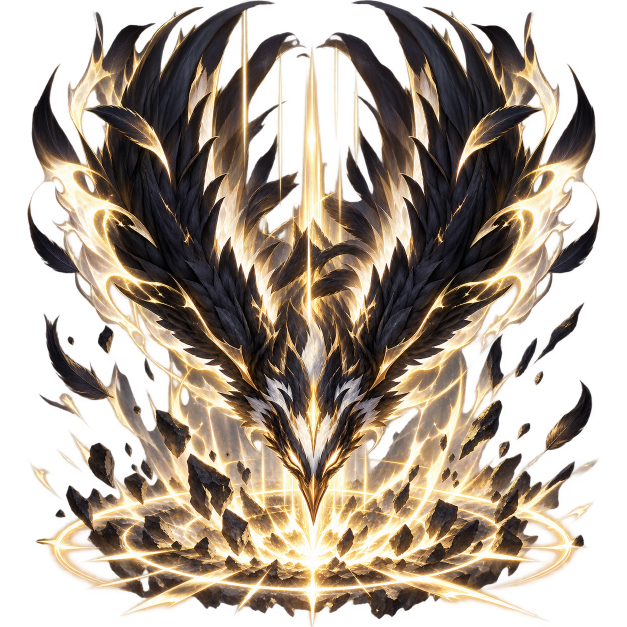
#> input picture src/images/boss-skill-dive.png, 1254 x 1254 px, given in place of boss_stage05_down_right_max.png, which was not available (shown at 1/2 size)
$ python build_stage05_walk_sprite.py
#> lines starting #> are read from the running program, lines starting #| are printed output that depends on the picture; after the words box and inside, x2 and y2 are one past the last pixel; in counts of white or black regions, pixels touching at a corner belong together; pictures that were not available may be replaced by others from this repository, and a replacement may not be noted
"""Build the stage 5 boss 6-frame directional walk sheet."""

from pathlib import Path
from collections import deque

import numpy as np
from PIL import Image


ROOT = Path(__file__).resolve().parents[1]
SOURCE_DIR = ROOT / "art_sources" / "images"
OUTPUT = ROOT / "src" / "images" / "boss-stage05-walk.png"
ROWS = (
    (
        "poses",
        (
            "boss_stage05_down_right_max.png",
            "boss_stage05_down_right_mid.png",
            "boss_stage05_down_left_mid.png",
            "boss_stage05_down_left_max.png",
            "boss_stage05_down_left_mid.png",
            "boss_stage05_down_right_mid.png",
        ),
    ),
    (
        "poses",
        (
            "boss_stage05_up_right_max.png",
            "boss_stage05_up_right_mid.png",
            "boss_stage05_up_left_mid.png",
            "boss_stage05_up_left_max.png",
            "boss_stage05_up_left_mid.png",
            "boss_stage05_up_right_mid.png",
        ),
    ),
    (
        "poses",
        (
            "boss_stage05_left_right_max.png",
            "boss_stage05_left_right_mid.png",
            "boss_stage05_left_left_mid.png",
            "boss_stage05_left_left_max.png",
            "boss_stage05_left_left_mid.png",
            "boss_stage05_left_right_mid.png",
        ),
    ),
)
FRAME_SIZE = 128
FRAME_COUNT = 6
ROW_TARGET_SIZES = ((112, 118), (112, 118), (118, 108))


def alpha_bbox(image: Image.Image) -> tuple[int, int, int, int]:
    alpha = image.getchannel("A").point(lambda value: 255 if value > 32 else 0)
    bbox = alpha.getbbox()
    if bbox is None:
        raise ValueError("Empty frame found in stage 5 boss source")
    return bbox


def keep_largest_alpha_component(image: Image.Image) -> Image.Image:
    """Remove detached generation debris without trimming the connected sprite."""
    pixels = np.asarray(image).copy()
#> pixels is the input picture: shape (1254, 1254, 4); mean R, G, B, A 98.4, 83.3, 66, 156.5
    mask = pixels[:, :, 3] > 16
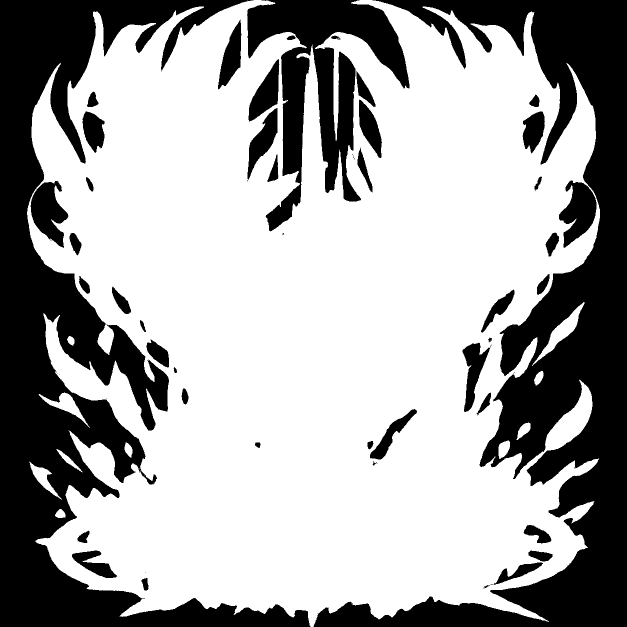
#> mask: shape (1254, 1254) bool (shown at 1/2 size); 65% white; 61 black regions (17 under 20 px), largest, box (x1, y1, x2, y2) and area: (0, 0, 621, 1254) 224600, (627, 0, 1254, 1254) 218722, (494, 0, 819, 463) 54872
    height, width = mask.shape
#> height = 1254; width = 1254
    seen = np.zeros_like(mask, dtype=bool)
    largest: list[tuple[int, int]] = []

    for start_y, start_x in zip(*np.where(mask & ~seen)):
        if seen[start_y, start_x]:
            continue
        queue = deque([(int(start_y), int(start_x))])
        seen[start_y, start_x] = True
        component: list[tuple[int, int]] = []
        while queue:
            y, x = queue.popleft()
            component.append((y, x))
            for next_y in range(max(0, y - 1), min(height, y + 2)):
                for next_x in range(max(0, x - 1), min(width, x + 2)):
                    if mask[next_y, next_x] and not seen[next_y, next_x]:
                        seen[next_y, next_x] = True
                        queue.append((next_y, next_x))
        if len(component) > len(largest):
            largest = component
#> this loop made 1021403 passes
#> (start_y, start_x) on passes 1 to 12: (0, 507), (0, 508), (0, 509), (0, 510), (0, 511), (0, 512), (0, 513), (0, 514), (0, 515), (0, 516), (0, 517), (0, 518)

    keep = np.zeros_like(mask)
    if largest:
        ys, xs = zip(*largest)
#> ys = 1013112 items; xs = 1013112 items
        keep[ys, xs] = True
    pixels[~keep] = 0
#> pixels: shape (1254, 1254, 4); 10.76% of pixels changed, all inside (x1, y1, x2, y2) = (27, 0, 1250, 1254)
    return Image.fromarray(pixels, "RGBA")


def extract_sprite(image: Image.Image) -> Image.Image:
    cleaned = keep_largest_alpha_component(image.convert("RGBA"))
    return cleaned.crop(alpha_bbox(cleaned))
#> in alpha_bbox, `alpha = image.getchannel("A").point(lambda value: 255 if value > 32 el..`: alpha: PIL image 1254x1254 L; 63.7% white; 50 black regions (5 under 20 px), largest, box (x1, y1, x2, y2) and area: (0, 0, 819, 1254) 287782, (626, 0, 1254, 1254) 225214, (61, 361, 137, 498) 5971
#> in alpha_bbox, `bbox = alpha.getbbox()`: bbox = (54, 0, 1200, 1254)
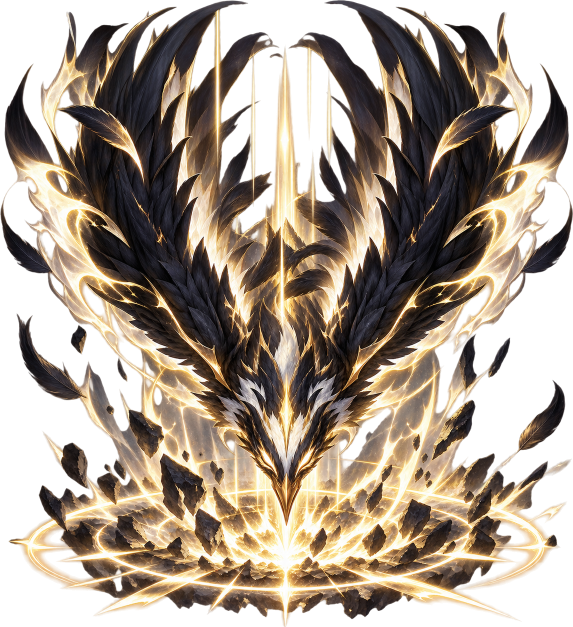
#> returned value: PIL image 1146x1254 RGBA (shown at 1/2 size); mean R, G, B, A 91.6, 78.1, 63.4, 169.9; transparent parts drawn white


def load_pose_row(source_names: tuple[str, ...]) -> list[Image.Image]:
    return [extract_sprite(Image.open(SOURCE_DIR / source_name)) for source_name in source_names]
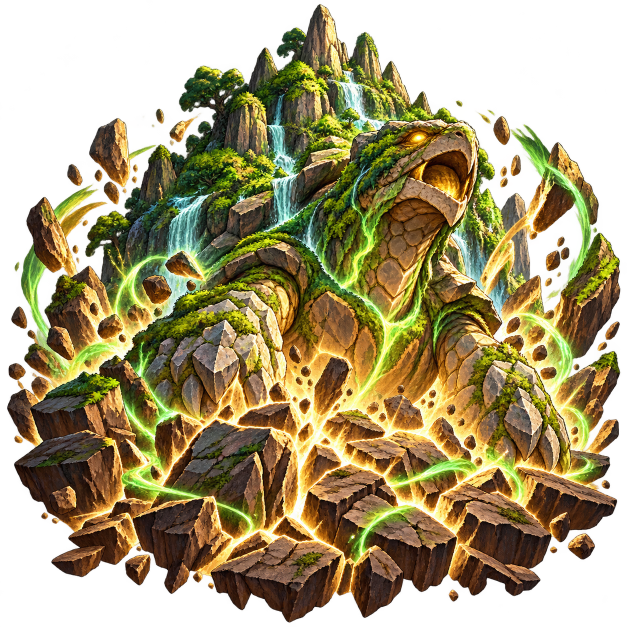
#> input picture src/images/boss-skill-earth-reshape.png, 1254 x 1254 px, given in place of boss_stage05_down_right_mid.png, which was not available (shown at 1/2 size)
#> in keep_largest_alpha_component, pixels is the input picture: shape (1254, 1254, 4); mean R, G, B, A 89.6, 77.3, 38.4, 167.8
#> in keep_largest_alpha_component (call 2), `mask = pixels[:, :, 3] > 16`:
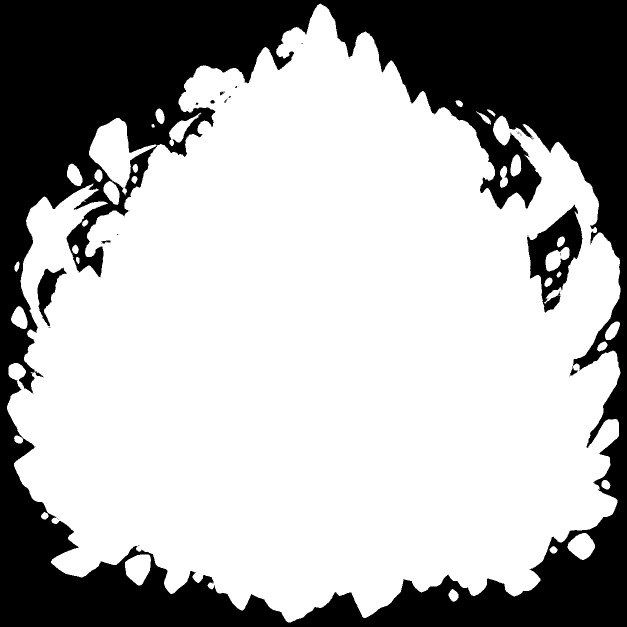
#> mask: shape (1254, 1254) bool (shown at 1/2 size); 67.6% white; 36 black regions (29 under 20 px), largest, box (x1, y1, x2, y2) and area: (0, 0, 1254, 1254) 496858, (1054, 409, 1165, 625) 10347, (75, 535, 133, 653) 2583
#> the loop in keep_largest_alpha_component (call 2), `for start_y, start_x in zip(*np.where(mask & ~seen)):` made 1062344 passes
#> (start_y, start_x) on passes 1 to 12: (7, 640), (8, 638), (8, 639), (8, 640), (8, 641), (8, 642), (9, 637), (9, 638), (9, 639), (9, 640), (9, 641), (9, 642)
#> in keep_largest_alpha_component (call 2), `ys, xs = zip(*largest)`: ys = 1038518 items
#> in keep_largest_alpha_component (call 2), `pixels[~keep] = 0`:
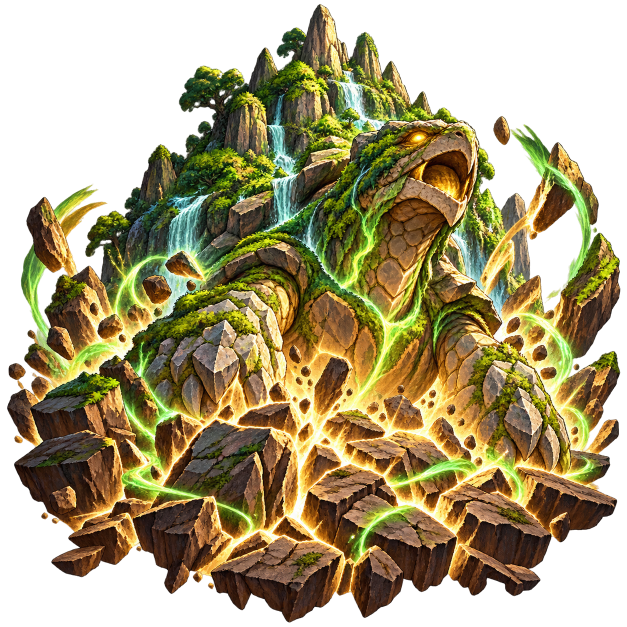
#> pixels: shape (1254, 1254, 4) (shown at 1/2 size); 6.15% of pixels changed, all inside (x1, y1, x2, y2) = (0, 0, 1254, 1254); transparent parts drawn white
#> in alpha_bbox (call 2), `alpha = image.getchannel("A").point(lambda value: 255 if value > 32 el..`:
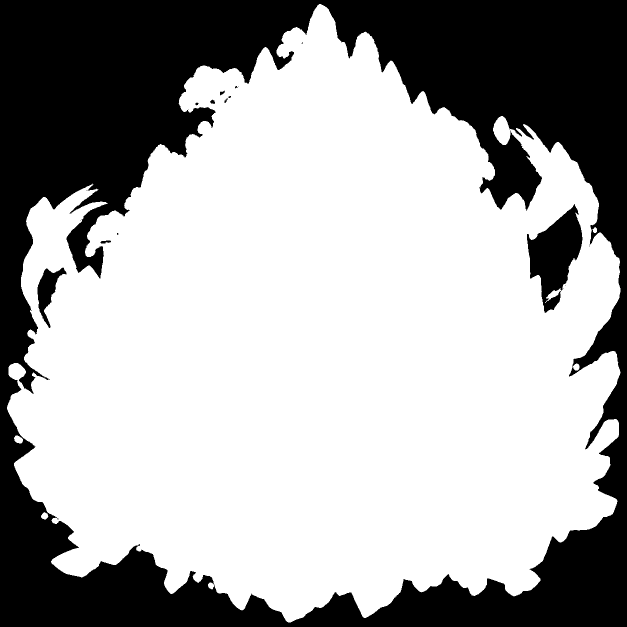
#> alpha: PIL image 1254x1254 L (shown at 1/2 size); 65.9% white; 21 black regions (13 under 20 px), largest, box (x1, y1, x2, y2) and area: (0, 0, 1254, 1254) 520868, (1054, 408, 1165, 626) 12581, (75, 535, 133, 656) 2689
#> in alpha_bbox (call 2), `bbox = alpha.getbbox()`: bbox = (14, 8, 1241, 1245)
#> in extract_sprite (call 2), `return cleaned.crop(alpha_bbox(cleaned))`:
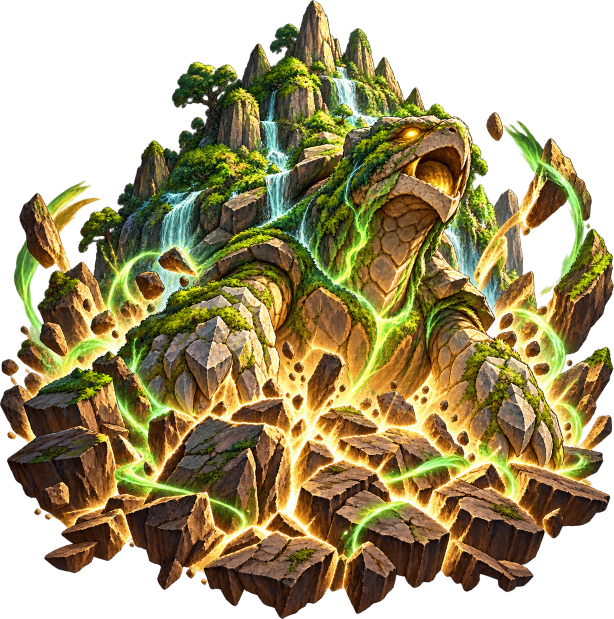
#> returned value: PIL image 1227x1237 RGBA (shown at 1/2 size); mean R, G, B, A 86.8, 75.4, 38.4, 170.2; transparent parts drawn white


# [57 lines left out: functions load_strip_row, normalize_pose, lock_upper_body, emphasize_side_leg_swap, not called in this run]


def main() -> None:
    rows: list[list[Image.Image]] = []
    for source_type, source_value in ROWS:
        row = (
            load_pose_row(source_value)
            if source_type == "poses"
            else load_strip_row(source_value)
        )
        rows.append(row)

    normalized_rows: list[list[Image.Image]] = []
    for row_index, row in enumerate(rows):
        normalized = [normalize_pose(sprite, ROW_TARGET_SIZES[row_index]) for sprite in row]
        locked = lock_upper_body(normalized)
        normalized_rows.append(emphasize_side_leg_swap(locked) if row_index == 2 else locked)

    sheet = Image.new("RGBA", (FRAME_SIZE * FRAME_COUNT, FRAME_SIZE * len(rows)))

    for row_index, row in enumerate(normalized_rows):
        for frame_index, frame in enumerate(row):
            sheet.alpha_composite(frame, (frame_index * FRAME_SIZE, row_index * FRAME_SIZE))

    sheet.save(OUTPUT, optimize=True)
    print(f"created {OUTPUT.name}: {sheet.width}x{sheet.height}")


if __name__ == "__main__":
#> (the run stopped early here; a loop or call above may not have finished)
